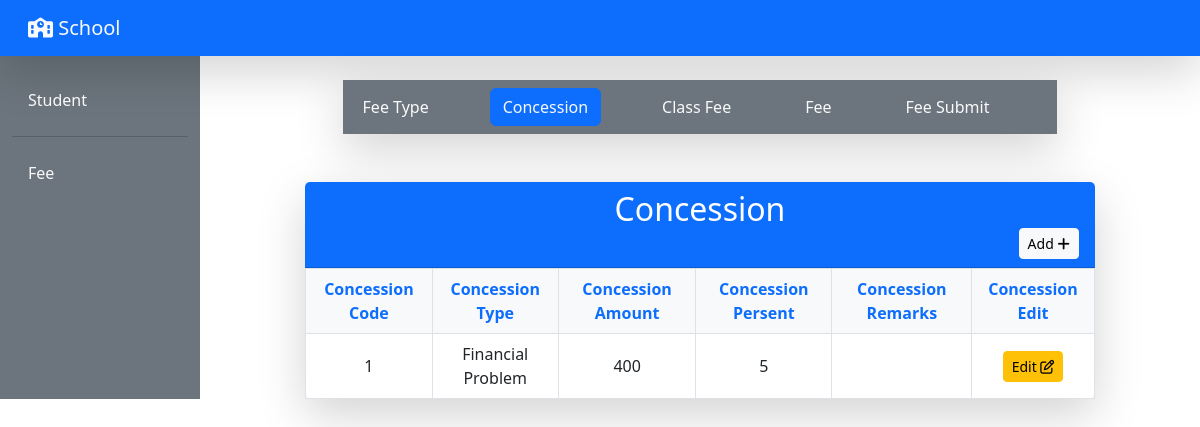
The page /concession/ on the database as committed earlier.
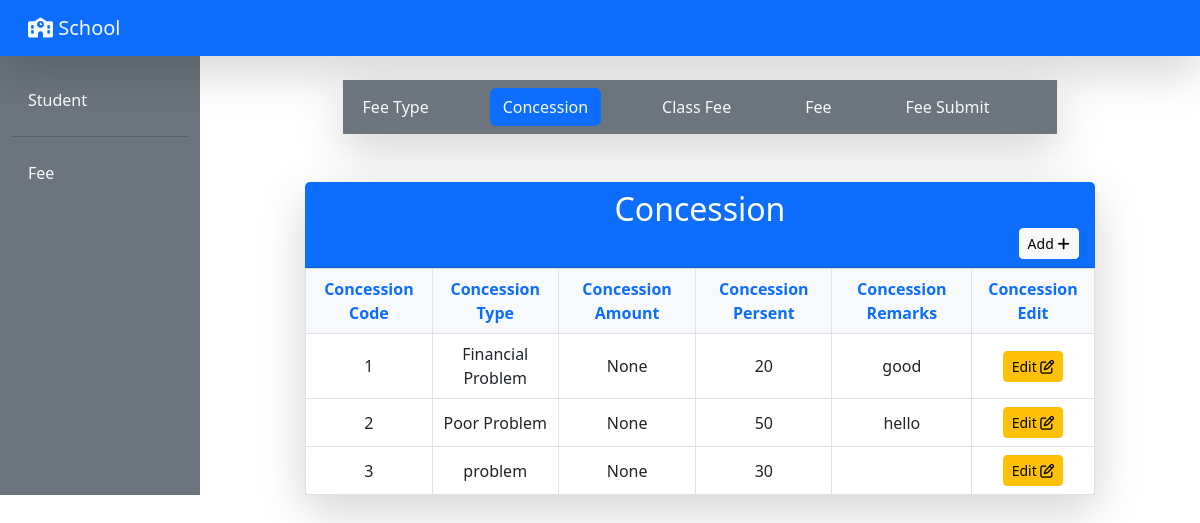
The same page on the database as committed later.
### fee/models.py (models this page shows, shortened)
class Concession(models.Model):
    concession_code = models.AutoField(primary_key = True)
    concession_type = models.CharField(max_length = 100)
    concession_amount = models.IntegerField(default = 0, null = True, blank = True)
    concession_persent = models.IntegerField(default = 0, null = True, blank = True)
    concession_remarks = models.TextField(null = True, blank = True)

### fee/views.py (the view)
# urls.py: path('concession/',views.concession, name='concession'),
def concession(request):
    concession = Concession.objects.all()
    return render(request, 'concession/concession.html', locals())

### fee/templates/concession/concession.html (shortened to what this page needs)
{% extends 'front_pages/base_fee.html' %}
{% block two %}
    <div class="mt-5">
        <div class="row justify-content-center">
            <div class="col-md-10">
                <div class="card shadow-lg border-0">
                    <div class="card-header bg-primary text-white">
                        <h2 class="text-center mb-0">Concession</h2>
                        <a class="btn btn-light btn-sm float-end" href="{% url 'concession_add' %}">Add <i class="fa-solid fa-plus"></i></a>
                    </div>
                    <div class="card-body p-0">
                        <table class="table table-hover table-bordered mb-0">
                            <thead class="bg-light">
                                <tr class="text-center">
                                    <th class="text-primary">Concession Code</th>
                                    <th class="text-primary">Concession Type</th>
                                    <th class="text-primary">Concession Amount</th>
                                    <th class="text-primary">Concession Persent</th>
                                    <th class="text-primary">Concession Remarks</th>
                                    <th class="text-primary">Concession Edit</th>
                                </tr>
                            </thead>
                            <tbody>
                                {% for concession in concession %}
                                    <tr class="text-center align-middle">
                                        <td>{{ concession.concession_code }}</td>
                                        <td>{{ concession.concession_type }}</td>
                                        <td>{{ concession.concession_amount }}</td>
                                        <td>{{ concession.concession_persent }}</td>
                                        <td>{{ concession.concession_remarks }}</td>
                                        <td><a class="btn btn-warning btn-sm" href="{% url 'concession_edit' concession.concession_code %}">Edit <i class="fa-regular fa-pen-to-square"></i></a></td>
                                    </tr>
                                {% endfor %}
                            </tbody>
                        </table>
                    </div>
                </div>
            </div>
        </div>
    </div>
{% endblock two %}

Rows that differ between the two databases and show on the page:
changed Concession "Financial Problem": concession_amount "400" → "None"; concession_persent "5" → "20"; concession_remarks (not shown) → "good"
added Concession: concession_code "2", concession_type "Poor Problem", concession_amount "None", concession_persent "50", concession_remarks "hello"
added Concession: concession_code "3", concession_type "problem", concession_amount "None", concession_persent "30"
